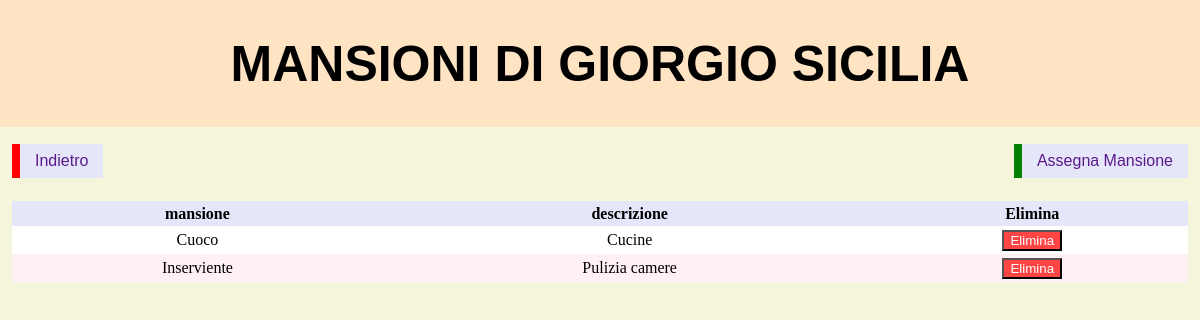
/php/visualizza/visualizza_mansioni_staff.php?codice_fiscale=GDRADSADAAFG150F (signed in), run on the app's committed database.
### tables this page shows
CREATE TABLE `staff` (
  `codice_fiscale` varchar(16) NOT NULL,
  `nome` varchar(45) NOT NULL,
  `cognome` varchar(45) NOT NULL,
  `eta` int NOT NULL
);

CREATE TABLE `mansioni_staff` (
  `codice_fiscale` varchar(16) NOT NULL,
  `mansione` varchar(45) NOT NULL
);

CREATE TABLE `mansioni` (
  `mansione` varchar(45) NOT NULL,
  `descrizione` varchar(255) NOT NULL
);

### php/visualizza/visualizza_mansioni_staff.php (the view, shortened to what this page needs)
<?php
require_once "../login/funzioni_autorizzazione.php";
require_once "../funzioni.php";
?>
<!DOCTYPE html>
<html>
    <head>
        <link rel="stylesheet" href="../../css/style.css">
    </head>
    <body>
        <?php
            $codice_fiscale = $_GET['codice_fiscale'] ?? null;
            $query_staff = "SELECT nome, cognome FROM staff WHERE codice_fiscale = ? LIMIT 1";
            $stmt = $connessione->prepare($query_staff);
            $stmt->bind_param("s", $codice_fiscale);
            $stmt->execute();
            $staff = $stmt->get_result()->fetch_assoc();
            echo "<div class=head><H1>Mansioni di ".htmlspecialchars($staff['nome'])." ".htmlspecialchars($staff['cognome'])."<br></div>";
            echo "<div class='contenitore-pulsanti'>";
            echo "<a href='visualizza_staff.php' class='Redirect'>Indietro</a>";
            pulsante_inserimento("../inserisci/inserisci_mansione_staff.php?codice_fiscale=".$codice_fiscale, "Assegna Mansione");
            echo "</div><br>";
            $query = "SELECT ms.mansione, m.descrizione
                     FROM mansioni_staff ms
                     JOIN mansioni m ON ms.mansione = m.mansione
                     WHERE ms.codice_fiscale = '$codice_fiscale'";
            visualizza_tabella(
                $connessione,
                $query,
                "",
                array(),
                array(),
                "mansioni_staff",
                "mansione",
                array('codice_fiscale' => $codice_fiscale)
            );
        ?>
    </body>
</html>

### php/funzioni.php (shortened to what this page needs)
<?php
function visualizza_tabella($connessione, $query, $modifica_file, $bottoni_aggiuntivi = array(), $campi_nascosti = array(), $tabella = null, $pk_field = 'id', $parametri_extra = array()) {
    $sql = "$query";
    if ($result = $connessione->query($sql)) {
        echo "<div class='contenitore-tabella'>";
        echo "<table><thead><tr>";
        $fields = $result->fetch_fields();
        foreach($fields as $field) {
            if(!in_array($field->name, $campi_nascosti)) {
                echo "<th>$field->name</th>";
            }
        }
        if ($tabella !== null) {
            echo "<th>Elimina</th>";
        }
        echo "</tr></thead><tbody>";
        while($row = $result->fetch_assoc()) {
            echo "<tr>";
            foreach($row as $key => $value) {
                if(!in_array($key, $campi_nascosti)) {
                    echo "<td>$value</td>";
                }
            }
            if ($tabella !== null) {
                echo "<td><form method='post' onsubmit='return confirm(\"Sei sicuro di voler eliminare questo record?\")'>";
                echo "<input type='submit' value='Elimina' style='background-color: #ff4444; color: white;'></form></td>";
            }
            echo "</tr>";
        }
        echo "</tbody></table>";
        echo "</div>";
    } else {
        echo "Errore nella query: " . $connessione->error;
    }
}
function pulsante_inserimento($pagina_inserimento, $testo_pulsante = "Aggiungi") {
    echo "<a href='$pagina_inserimento' class='Redirect aggiungi'>$testo_pulsante</a>";
}
?>

### css/style.css (style rules this page uses)
body { background-color: beige; margin: 0; }
.head { background-color: bisque; text-align: center; padding: 1px; }
H1 { font-size: 50px; color: black; text-align: center; text-transform: uppercase; font-family: Arial; }
.Redirect, .Indietro { font-family: Arial; border: none; border-left: 8px solid red; background-color: lavender; display: inline-block; padding: 8px 15px; cursor: pointer; text-decoration: none; color: #591a8b; white-space: nowrap; font-size: 16px; margin: 5px 0; box-sizing: border-box; }
.contenitore-pulsanti { display: flex; justify-content: space-between; align-items: center; padding: 0 1%; padding-top: 1%; }
.Redirect.aggiungi { margin-left: auto; border-left-color: green; padding: 8px 15px; }
table { width: 100%; table-layout: auto; border-collapse: collapse; }
tr:nth-child(even) { background-color: lavenderblush; }
tr:nth-child(odd) { background-color: white; }
th { background-color: lavender; color: black; padding: 0.3%; }
td { text-align: center; padding: 0.3%; }
.contenitore-tabella { overflow-x: auto; width: 100%; padding: 0% 1% 1% 1%; box-sizing: border-box; }

### data on the page
staff: nome "GIORGIO", cognome "SICILIA"
mansioni_staff: mansione "Cuoco", mansione.descrizione "Cucine"
mansioni_staff: mansione "Inserviente", mansione.descrizione "Pulizia camere"

### other printed values
$testo_pulsante "Assegna Mansione"
$field->name "mansione"
$field->name "descrizione"
